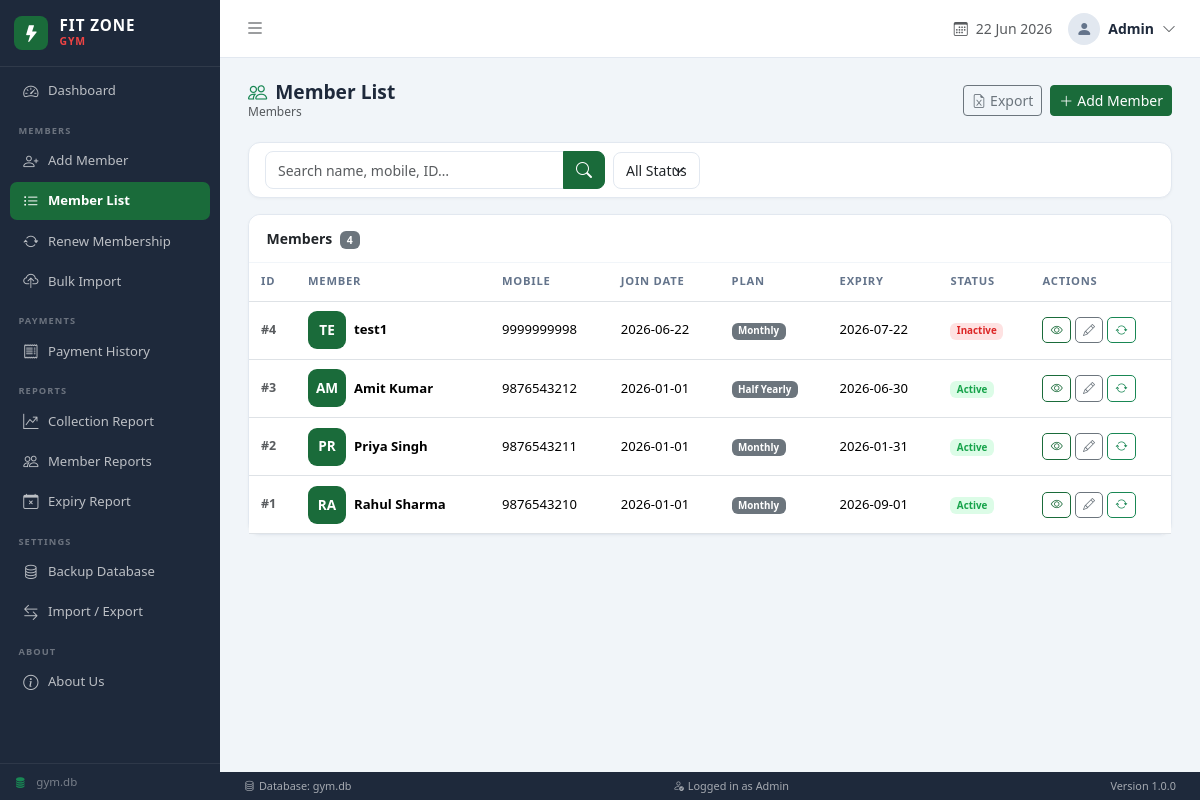
/members, run on the app's committed database.
### tables this page shows
CREATE TABLE membership (
                membership_id INTEGER PRIMARY KEY AUTOINCREMENT,
                member_id     INTEGER NOT NULL,
                plan          TEXT NOT NULL,
                start_date    DATE NOT NULL,
                expiry_date   DATE NOT NULL,
                amount        DECIMAL NOT NULL,
                payment_mode  TEXT DEFAULT 'Cash',
                created_at    TIMESTAMP DEFAULT CURRENT_TIMESTAMP,
                FOREIGN KEY (member_id) REFERENCES member_master(member_id)
            );

CREATE TABLE "member_master" (
            member_id   INTEGER PRIMARY KEY AUTOINCREMENT,
            name        TEXT NOT NULL,
            mobile      TEXT NOT NULL,
            father_name TEXT DEFAULT '',
            address     TEXT DEFAULT '',
            join_date   DATE NOT NULL,
            status      TEXT DEFAULT 'Active',
            created_at  TIMESTAMP DEFAULT CURRENT_TIMESTAMP,
            UNIQUE (name, mobile)
        );

### routers/members.py (the view)
@router.get("")
async def member_list(request: Request, q: str = "", status: str = ""):
    members = db.search_members(q, status)
    return templates.TemplateResponse("members/list.html", {
        "request": request, "members": members, "q": q, "status": status
    })

### templates/members/list.html (shortened to what this page needs)
{% extends "base.html" %}
{% block content %}
<div class="page-header">
  <div>
    <h4><i class="bi bi-people me-2 text-success"></i>Member List</h4>
    <nav aria-label="breadcrumb"><ol class="breadcrumb"><li class="breadcrumb-item active">Members</li></ol></nav>
  </div>
  <div class="d-flex gap-2">
    <a href="/reports/export/all-members" class="btn btn-outline-secondary btn-sm">
      <i class="bi bi-file-earmark-excel me-1"></i>Export
    </a>
    <a href="/members/add" class="btn btn-primary btn-sm">
      <i class="bi bi-plus-lg me-1"></i>Add Member
    </a>
  </div>
</div>
<div class="card mb-3">
  <div class="card-body py-2">
    <form method="get" class="d-flex gap-2 flex-wrap align-items-center">
      <div class="input-group search-box">
        <input type="text" name="q" class="form-control" placeholder="Search name, mobile, ID…" value="{{ q }}">
        <button class="btn btn-primary" type="submit"><i class="bi bi-search"></i></button>
      </div>
      <select name="status" class="form-select form-select-sm" style="width:auto" onchange="this.form.submit()">
        <option value="" {% if not status %}selected{% endif %}>All Status</option>
      </select>
    </form>
  </div>
</div>
<div class="card">
  <div class="card-header">
    <span>Members <span class="badge bg-secondary ms-1">{{ members|length }}</span></span>
  </div>
  <div class="card-body p-0">
    <div class="table-responsive">
      <table class="table table-hover mb-0">
        <thead>
          <tr>
            <th>ID</th>
            <th>Member</th>
            <th>Mobile</th>
            <th>Join Date</th>
            <th>Plan</th>
            <th>Expiry</th>
            <th>Status</th>
            <th>Actions</th>
          </tr>
        </thead>
        <tbody>
          {% for m in members %}
          {% set today = namespace(val="") %}
          <tr>
            <td class="text-muted fw-semibold" style="font-size:.78rem">#{{ m.member_id }}</td>
            <td>
              <div class="d-flex align-items-center gap-2">
                <span class="member-avatar">{{ m.name[:2].upper() }}</span>
                <span class="fw-semibold">{{ m.name }}</span>
              </div>
            </td>
            <td>{{ m.mobile }}</td>
            <td style="font-size:.82rem">{{ m.join_date }}</td>
            <td>
              {% if m.plan %}
              <span class="badge bg-secondary">{{ m.plan }}</span>
              {% else %}<span class="text-muted">—</span>{% endif %}
            </td>
            <td style="font-size:.82rem">{{ m.expiry_date or '—' }}</td>
            <td>
              <span class="badge {% if m.status=='Active' %}badge-active{% else %}badge-inactive{% endif %}">
                {{ m.status }}
              </span>
            </td>
            <td>
              <div class="d-flex gap-1">
                <a href="/members/{{ m.member_id }}/view" class="btn btn-xs btn-outline-primary" title="View">
                  <i class="bi bi-eye"></i>
                </a>
                <a href="/members/{{ m.member_id }}/edit" class="btn btn-xs btn-outline-secondary" title="Edit">
                  <i class="bi bi-pencil"></i>
                </a>
                <a href="/payments/renew?member_id={{ m.member_id }}" class="btn btn-xs btn-outline-success" title="Renew">
                  <i class="bi bi-arrow-repeat"></i>
                </a>
              </div>
            </td>
          </tr>
          {% else %}
          <tr><td colspan="8" class="text-center text-muted py-4">No members found</td></tr>
          {% endfor %}
        </tbody>
      </table>
    </div>
  </div>
</div>
{% endblock %}

### static/css/style.css (style rules this page uses)
:root { --sidebar-w: 220px; --primary: #1a6b3a; --primary-dk: #145530; --bg: #f1f5f9; --card-bg: #ffffff; --text: #1e293b; --muted: #64748b; --topbar-h: 58px; --statusbar-h:28px; }
*, *::before, *::after { box-sizing: border-box; margin: 0; padding: 0; }
body { font-family: 'Segoe UI', system-ui, -apple-system, sans-serif; background: var(--bg); color: var(--text); display: flex; min-height: 100vh; }
.card { border: 1px solid #e2e8f0; border-radius: 12px; box-shadow: 0 1px 3px rgba(0,0,0,.04); }
.card-header { background: var(--card-bg); border-bottom: 1px solid #f1f5f9; padding: .8rem 1.1rem; border-radius: 12px 12px 0 0 !important; font-weight: 600; font-size: .875rem; display: flex; align-items: center; justify-content: space-between; }
.table th { font-size: .7rem; text-transform: uppercase; letter-spacing: .07em; color: var(--muted); font-weight: 700; border-top: none; white-space: nowrap; padding: .65rem .75rem; }
.table td { font-size: .82rem; vertical-align: middle; padding: .6rem .75rem; }
.page-header { margin-bottom: 1.3rem; display: flex; align-items: center; justify-content: space-between; }
.page-header h4 { font-weight: 700; margin: 0; font-size: 1.2rem; }
.page-header .breadcrumb { margin: 0; font-size: .75rem; }
.btn-primary { background: var(--primary); border-color: var(--primary); }
.btn-outline-primary { color: var(--primary); border-color: var(--primary); }
.btn-xs { padding: .2rem .45rem; font-size: .75rem; border-radius: 5px; }
.badge-active { background: #dcfce7; color: #16a34a; font-weight: 600; }
.badge-inactive { background: #fee2e2; color: #dc2626; font-weight: 600; }
.form-control, .form-select { border-radius: 8px; border: 1.5px solid #e2e8f0; font-size: .875rem; padding: .45rem .75rem; transition: border-color .15s, box-shadow .15s; }
.search-box { max-width: 340px; }
.search-box .form-control { border-radius: 8px 0 0 8px; }
.search-box .btn { border-radius: 0 8px 8px 0; }
.member-avatar { width: 38px; height: 38px; border-radius: 9px; background: var(--primary); color: #fff; display: inline-flex; align-items: center; justify-content: center; font-weight: 700; font-size: .85rem; flex-shrink: 0; }

### data on the page
membership: member_id "4", name "TE", name "test1", mobile "9999999998", join_date "2026-06-22", plan "Monthly", expiry_date "2026-07-22", status "Inactive"
membership: member_id "3", name "AM", name "Amit Kumar", mobile "9876543212", join_date "2026-01-01", plan "Half Yearly", expiry_date "2026-06-30", status "Active"
membership: member_id "2", name "PR", name "Priya Singh", mobile "9876543211", join_date "2026-01-01", plan "Monthly", expiry_date "2026-01-31", status "Active"
membership: member_id "1", name "RA", name "Rahul Sharma", mobile "9876543210", join_date "2026-01-01", plan "Monthly", expiry_date "2026-09-01", status "Active"

### other printed values
{{ members|length }} "4"
